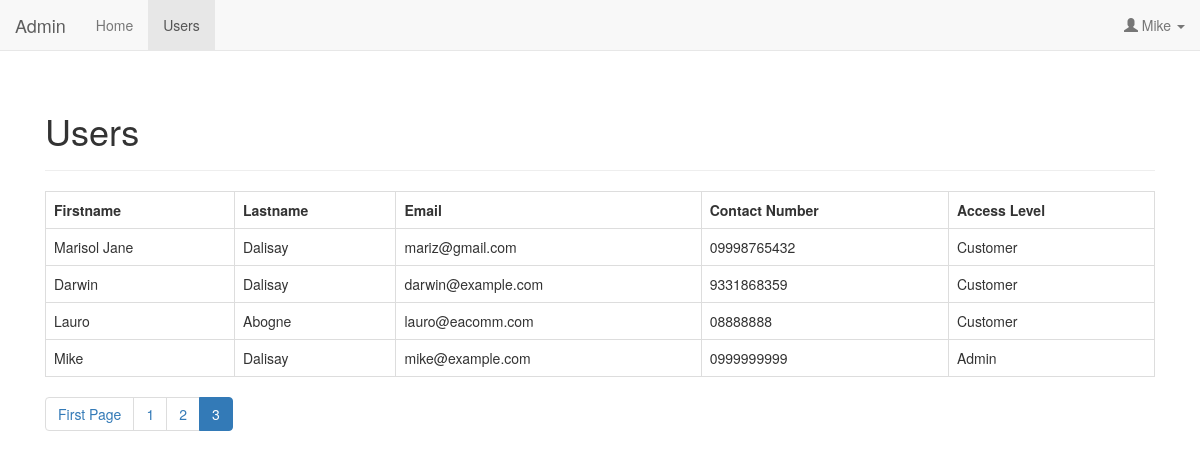
The page /admin/read_users.php?page=3 (signed in) on the database its author committed.
### tables this page shows
CREATE TABLE `users` (
  `id` int(11) NOT NULL,
  `firstname` varchar(32) NOT NULL,
  `lastname` varchar(32) NOT NULL,
  `email` varchar(64) NOT NULL,
  `contact_number` varchar(64) NOT NULL,
  `address` text NOT NULL,
  `password` varchar(512) NOT NULL,
  `access_level` varchar(16) NOT NULL,
  `access_code` text,
  `status` int(11) NOT NULL COMMENT '0=pending,1=confirmed',
  `created` datetime NOT NULL,
  `modified` timestamp NOT NULL DEFAULT CURRENT_TIMESTAMP ON UPDATE CURRENT_TIMESTAMP
);

### admin/config/core.php (called while the page is built, shortened)
<?php
$page = isset($_GET['page']) ? $_GET['page'] : 1;
$records_per_page = 5;
$from_record_num = ($records_per_page * $page) - $records_per_page;
?>

### objects/user.php (called while the page is built, shortened)
<?php
class User
{
    private $conn;
    private $table_name = "users";
    public function __construct($db)
    {
        $this->conn = $db;
    }
function readAll($from_record_num, $records_per_page){
    $query = "SELECT
                id,
                firstname,
                lastname,
                email,
                contact_number,
                access_level,
                created
            FROM " . $this->table_name . "
            ORDER BY id DESC
            LIMIT ?, ?";
    $stmt = $this->conn->prepare( $query );
    $stmt->bindParam(1, $from_record_num, PDO::PARAM_INT);
    $stmt->bindParam(2, $records_per_page, PDO::PARAM_INT);
    $stmt->execute();
    return $stmt;
}
}

### admin/read_users_template.php (the view, shortened to what this page needs)
<?php
if($num>0){
    echo "<table class='table table-hover table-responsive table-bordered'>";
    echo "<tr>";
        echo "<th>Firstname</th>";
        echo "<th>Lastname</th>";
        echo "<th>Email</th>";
        echo "<th>Contact Number</th>";
        echo "<th>Access Level</th>";
    echo "</tr>";
        while ($row = $stmt->fetch(PDO::FETCH_ASSOC)){
        extract($row);
        echo "<tr>";
            echo "<td>{$firstname}</td>";
            echo "<td>{$lastname}</td>";
            echo "<td>{$email}</td>";
            echo "<td>{$contact_number}</td>";
            echo "<td>{$access_level}</td>";
        echo "</tr>";
        }
    echo "</table>";
    include_once 'paging.php';
}
else{
    echo "<div class='alert alert-danger'>
        <strong>No users found.</strong>
    </div>";
}
?>

### rows shown on the page
users: firstname "Marisol Jane", lastname "Dalisay", email "mariz@gmail.com", contact_number "09998765432", access_level "Customer"
users: firstname "Darwin", lastname "Dalisay", email "darwin@example.com", contact_number "9331868359", access_level "Customer"
users: firstname "Lauro", lastname "Abogne", email "lauro@eacomm.com", contact_number "08888888", access_level "Customer"
users: firstname "Mike", lastname "Dalisay", email "mike@example.com", contact_number "0999999999", access_level "Admin"

### other values the page prints
$_SESSION['firstname'] "Mike"
$page_title "Users"
